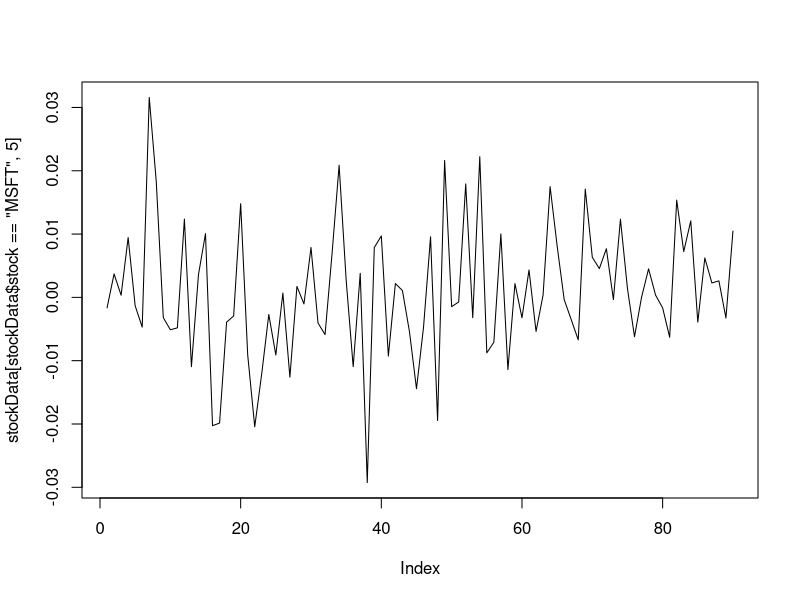

Write R code to recreate this figure.
#########################################
#
# Student ID:   D10126532
# Student Name: John Warde
# Course Code:  DT230B
# 
# Programming for Big Data Assignment 3
# 
# Section 2 Stock Performance
# 
#########################################

# TODO: 

# Notes from PDF:
# * Your solution should contain a textual description (ca. 1 page pdf) of your 
#   approach to the problem, including any assumptions you make.
# * Your code must be runnable, in other words it should be possible to source your
#   script in a brand new R session with the data set in the working directory. If you
#   use any R libraries (you may or may not), add a comment stating which functions
#   you are using from that library.
# * You will get more marks if your code is readable, well-indented, and above all
#   well-commented.
# * You will get more marks for appropriate use of the built-in functions of R and its
#   libraries.
# Marks
# * Correctly solve the problem for the 90 day data: up to 20 points
# * Be able to limit the analysis to a certain number of days: 5 points
# * If your solution is parallelised: extra 20 points
# * If your solution uses out-of-memory data: extra 20 points

# TODO: comment out/delete next line before submission
setwd("C:/JB/Home/Docs/JobHunt/Courses/MSc/Programming for Big Data/R/rassess")

# Read in the main data file as a data frame, cater for a header row and comma as separator
stockData <- read.table("stocksNumeric.csv", header=T, sep=",")

# Apply the stock codes to the numerical values, 
#  if Stock Codes change or are added/delete then 
#  the next line would need to be modified.
stockData$stock <- factor(as.factor(stockData$stock), labels=c("AAPL","GOOG","ORCL","INTC","SYMC","FB","CSCO","XRX","IBM","MSFT"))

# TODO: Testing here, remove redundant before submission
stockData[stockData$stock=="MSFT", ]
mean(stockData[stockData$stock=="MSFT", 5])


# Attch data frame so that we can use the plotting functions easily
attach(stockData)
plot(stockData[stockData$stock=="MSFT", 5], type="l")

stockNamesAsLevels <- levels(as.factor(stockData[,2]))
lapply(stockNamesAsLevels, 
       FUN=function(stock) {
         mean(stockData[stockData[,2]==stock,5])
       })

